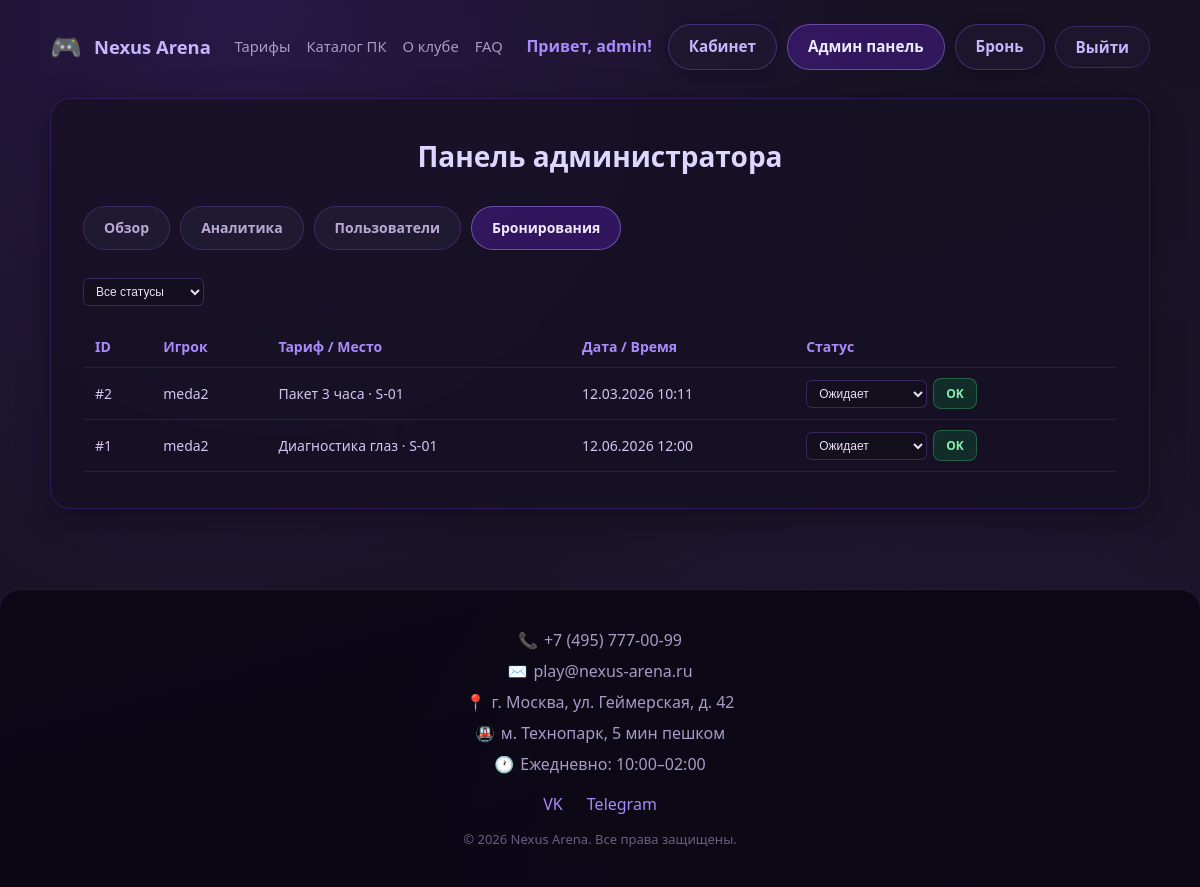
Page /panel/?tab=appointments (signed in) on the earlier database version.
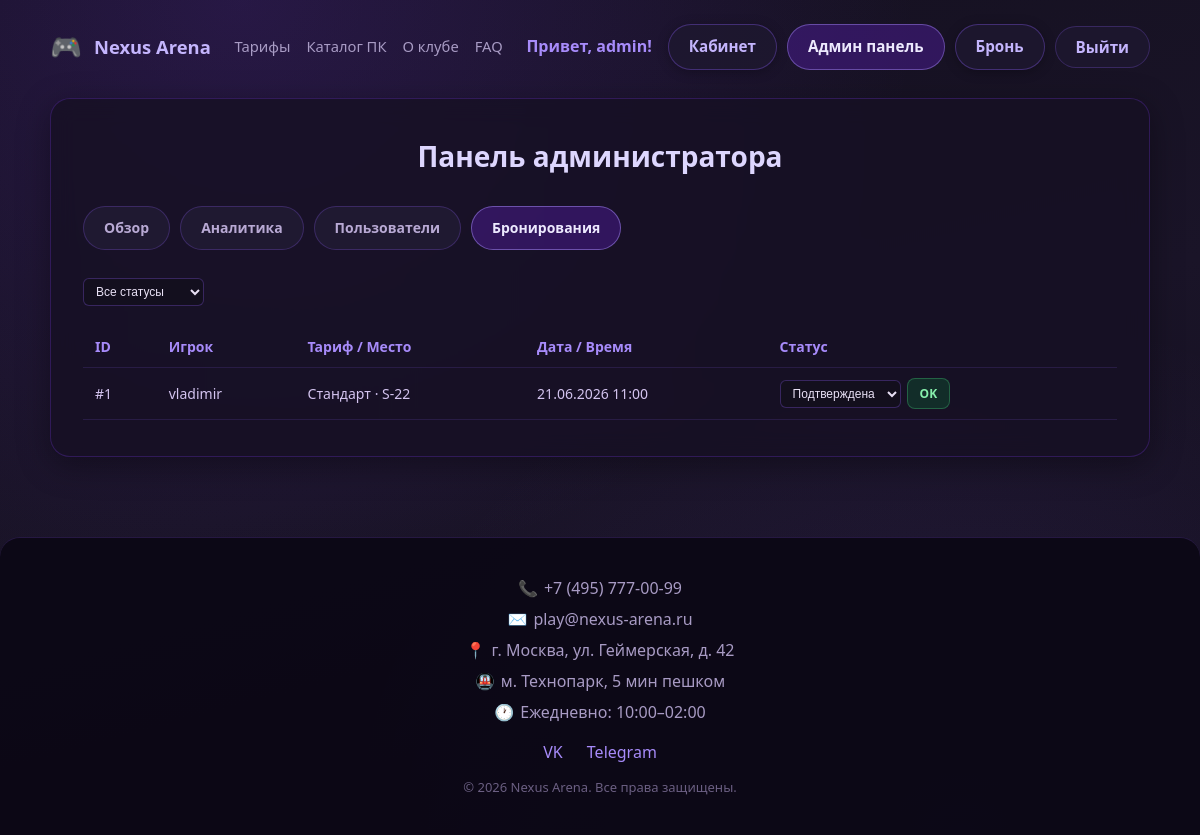
Same page on the later database version.
### main/models.py (models this page shows, shortened)
class Appointment(models.Model):
    STATUS_PENDING = 'pending'
    STATUS_CONFIRMED = 'confirmed'
    STATUS_CANCELLED = 'cancelled'
    STATUS_CHOICES = [
        (STATUS_PENDING, 'Ожидает'),
        (STATUS_CONFIRMED, 'Подтверждена'),
        (STATUS_CANCELLED, 'Отменена'),
    ]
    user = models.ForeignKey(User, on_delete=models.CASCADE, related_name='appointments')
    tariff = models.CharField('Тариф', max_length=120)
    seat = models.CharField('Место', max_length=20)
    appointment_date = models.DateField('Дата')
    appointment_time = models.TimeField('Время')
    comment = models.TextField('Комментарий', blank=True)
    status = models.CharField(
        'Статус',
        max_length=20,
        choices=STATUS_CHOICES,
        default=STATUS_PENDING,
    )
    created_at = models.DateTimeField(auto_now_add=True)
    class Meta:
        ordering = ['-appointment_date', '-appointment_time', '-created_at']

### main/views.py (the view, shortened to what this page needs)
# urls.py: path('panel/', views.admin_panel_view, name='admin_panel'),
@site_admin_required
def admin_panel_view(request):
    tab = request.GET.get("tab", "overview")
    search = (request.GET.get("q") or "").strip()
    status_filter = request.GET.get("status", "")
    users_qs = User.objects.select_related("profile").order_by("-date_joined")
    if search:
        users_qs = users_qs.filter(
            Q(username__icontains=search)
            | Q(first_name__icontains=search)
            | Q(profile__phone__icontains=search)
        )
    appointments_qs = Appointment.objects.select_related("user").order_by("-created_at")
    if tab == "appointments" and status_filter:
        appointments_qs = appointments_qs.filter(status=status_filter)
    stats = {
        "users_total": User.objects.count(),
        "users_banned": Profile.objects.filter(is_banned=True).count(),
        "admins_total": User.objects.filter(
            Q(is_superuser=True) | Q(profile__is_site_admin=True)
        ).distinct().count(),
        "appointments_total": Appointment.objects.count(),
        "appointments_pending": Appointment.objects.filter(status=Appointment.STATUS_PENDING).count(),
        "appointments_today": Appointment.objects.filter(
            appointment_date=date.today(),
        ).exclude(status=Appointment.STATUS_CANCELLED).count(),
    }
    analytics = get_analytics_context() if tab == "analytics" else None
    return render(request, "main/admin_panel.html", {
        **_club_context(),
        "tab": tab,
        "search": search,
        "status_filter": status_filter,
        "users": users_qs[:50],
        "appointments": appointments_qs[:50],
        "stats": stats,
        "analytics": analytics,
        "status_choices": Appointment.STATUS_CHOICES,
    })

### main/context_processors.py (called while the page is built)
def club_context(request):
    profile = getattr(request.user, 'profile', None) if request.user.is_authenticated else None
    is_site_admin = (
        request.user.is_authenticated
        and (request.user.is_superuser or (profile and profile.is_site_admin))
    )
    return {
        **CLUB,
        'is_site_admin': is_site_admin,
    }

### main/views.py (called while the page is built)
def _club_context():
    return {**CLUB}

### main/templates/main/admin_panel.html (shortened to what this page needs)
{% extends "main/base.html" %}
{% block content %}
<section class="section-cell section-cell--alt">
    <h1 class="section-title">Панель администратора</h1>
    <div class="admin-tabs">
        <a class="admin-tab {% if tab == 'overview' %}active{% endif %}" href="?tab=overview">Обзор</a>
        <a class="admin-tab {% if tab == 'analytics' %}active{% endif %}" href="?tab=analytics">Аналитика</a>
        <a class="admin-tab {% if tab == 'users' %}active{% endif %}" href="?tab=users">Пользователи</a>
        <a class="admin-tab {% if tab == 'appointments' %}active{% endif %}" href="?tab=appointments">Бронирования</a>
    </div>
    {% if tab == 'appointments' %}
    <form class="search-form" method="get" style="max-width: 520px;">
        <select class="status-select" name="status" onchange="this.form.submit()">
            <option value="">Все статусы</option>
        </select>
    </form>
    <div class="table-wrap">
        <table class="admin-table">
            <thead>
                <tr>
                    <th>ID</th>
                    <th>Игрок</th>
                    <th>Тариф / Место</th>
                    <th>Дата / Время</th>
                    <th>Статус</th>
                </tr>
            </thead>
            <tbody>
                {% for appt in appointments %}
                <tr>
                    <td>#{{ appt.id }}</td>
                    <td>{{ appt.user.username }}</td>
                    <td>{{ appt.tariff }} · {{ appt.seat }}</td>
                    <td>{{ appt.appointment_date|date:"d.m.Y" }} {{ appt.appointment_time|time:"H:i" }}</td>
                    <td>
                        <form method="post" style="display:flex; gap:6px; align-items:center;">
                            <select class="status-select" name="status">
                                {% for val, label in status_choices %}
                                    <option value="{{ val }}" {% if appt.status == val %}selected{% endif %}>{{ label }}</option>
                                {% endfor %}
                            </select>
                            <button type="submit" class="admin-btn admin-btn--success">OK</button>
                        </form>
                    </td>
                </tr>
                {% empty %}
                <tr><td colspan="5" style="text-align:center; color:#8b7aa8;">Нет бронирований</td></tr>
                {% endfor %}
            </tbody>
        </table>
    </div>
    {% endif %}
</section>
{% endblock %}

Differences in the rows shown:
removed Appointment: id "2", user.username "meda2", tariff "Пакет 3 часа", seat "S-01", appointment_date "12.03.2026", appointment_time "10:11", status "Ожидает"
changed Appointment id 1: user.username "meda2" → "vladimir"; tariff "Диагностика глаз" → "Стандарт"; seat "S-01" → "S-22"; appointment_date "12.06.2026" → "21.06.2026"; appointment_time "12:00" → "11:00"; status "Ожидает" → "Подтверждена"
